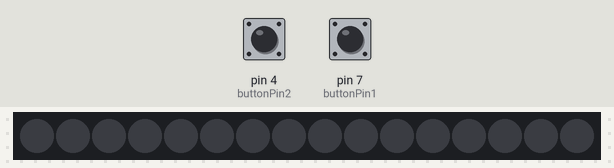
Bench run of a sketch on a simulated Arduino Uno, built with avr-gcc and run on an emulated ATmega328P. On the bench: 16 RGB LEDs in strip order, left to right. Inputs (shaded band) come from the test bench; at power-on: pin 4 (buttonPin2) LOW, pin 7 (buttonPin1) LOW. Dim RGB values are drawn brighter than linear.

Above: at 1.2 s.
1.3 s: pin 4 (buttonPin2) pulled HIGH for 0.15 s
At 2.6 s:
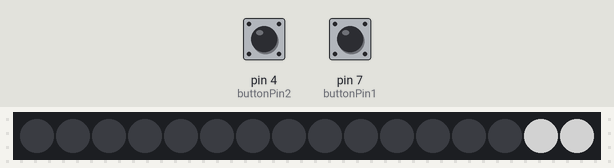
2.9 s: pin 7 (buttonPin1) pulled HIGH for 0.15 s
At 4.3 s:
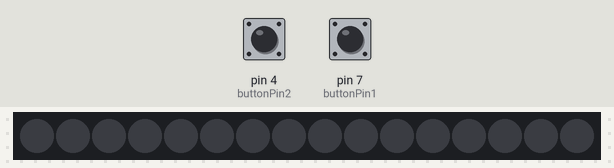
Timing chart, 0 to 5.9 s (numbered marks = the images above; inputs shaded):
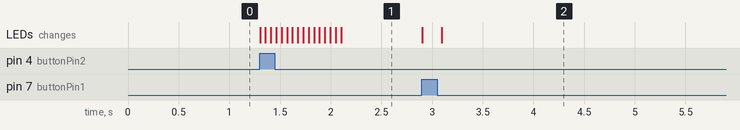

The sketch:

Prototipo_1.ino
```cpp
/*
    Basic Pin setup:
    ------------                                  ---u----
    ARDUINO   13|-> SCLK (pin 25)           OUT1 |1     28| OUT channel 0
              12|                           OUT2 |2     27|-> GND (VPRG)
              11|-> SIN (pin 26)            OUT3 |3     26|-> SIN (pin 11)
              10|-> BLANK (pin 23)          OUT4 |4     25|-> SCLK (pin 13)
               9|-> XLAT (pin 24)             .  |5     24|-> XLAT (pin 9)
               8|                             .  |6     23|-> BLANK (pin 10)
               7|                             .  |7     22|-> GND
               6|                             .  |8     21|-> VCC (+5V)
               5|                             .  |9     20|-> 2K Resistor -> GND
               4|                             .  |10    19|-> +5V (DCPRG)
               3|-> GSCLK (pin 18)            .  |11    18|-> GSCLK (pin 3)
               2|                             .  |12    17|-> SOUT
               1|                             .  |13    16|-> XERR
               0|                           OUT14|14    15| OUT channel 15
    ------------                                  --------

    -  Put the longer leg (anode) of the LEDs in the +5V and the shorter leg
         (cathode) in OUT(0-15).
    -  +5V from Arduino -> TLC pin 21 and 19     (VCC and DCPRG)
    -  GND from Arduino -> TLC pin 22 and 27     (GND and VPRG)
    -  digital 3        -> TLC pin 18            (GSCLK)
    -  digital 9        -> TLC pin 24            (XLAT)
    -  digital 10       -> TLC pin 23            (BLANK)
    -  digital 11       -> TLC pin 26            (SIN)
    -  digital 13       -> TLC pin 25            (SCLK)
    -  The 2K resistor between TLC pin 20 and GND will let ~20mA through each
       LED.  To be precise, it's I = 39.06 / R (in ohms).  This doesn't depend
       on the LED driving voltage.
    - (Optional): put a pull-up resistor (~10k) between +5V and BLANK so that
                  all the LEDs will turn off when the Arduino is reset.

    If you are daisy-chaining more than one TLC, connect the SOUT of the first
    TLC to the SIN of the next.  All the other pins should just be connected
    together:
        BLANK on Arduino -> BLANK of TLC1 -> BLANK of TLC2 -> ...
        XLAT on Arduino  -> XLAT of TLC1  -> XLAT of TLC2  -> ...
    The one exception is that each TLC needs it's own resistor between pin 20
    and GND.

    This library uses the PWM output ability of digital pins 3, 9, 10, and 11.
    Do not use analogWrite(...) on these pins.

    This sketch does the Knight Rider strobe across a line of LEDs.

    Alex Leone <acleone ~AT~ gmail.com>, 2009-02-03 */

#include "Tlc5940.h"
const int buttonPin1 = 7;     // the number of the pushbutton pin. Numeros en donde estan puestos en el arduino
const int buttonPin2 = 4;

// Botones
int buttonState1 = 0;
int buttonState2 = 0;

void setup()
{
     //Llama al tlc. Se puede configurar un PWM ( 0 - 4095)
  Tlc.init();
  // initialize the pushbutton pin as an input
  pinMode(buttonPin1, INPUT);
  pinMode(buttonPin2, INPUT);
  digitalWrite(buttonPin1, LOW);
  digitalWrite(buttonPin2, LOW);

}

/* This loop will create a Knight Rider-like effect if you have LEDs plugged
   into all the TLC outputs.  NUM_TLCS is defined in "tlc_config.h" in the
   library folder.  After editing tlc_config.h for your setup, delete the
   Tlc5940.o file to save the changes. */

void loop()
{
  buttonState1 = digitalRead(buttonPin1);
  int direction = 1;
  if (buttonState1 == HIGH){
    Serial.println("boton1");
    for (int channel = 0; channel < NUM_TLCS * 16; channel += direction) {

      /* Tlc.clear() sets all the grayscale values to zero, but does not send
         them to the TLCs.  To actually send the data, call Tlc.update() */
      Tlc.clear();

      /* Tlc.set(channel (0-15), value (0-4095)) sets the grayscale value for
         one channel (15 is OUT15 on the first TLC, if multiple TLCs are daisy-
         chained, then channel = 16 would be OUT0 of the second TLC, etc.).

         value goes from off (0) to always on (4095).

         Like Tlc.clear(), this function only sets up the data, Tlc.update()
         will send the data. */
      if (channel == 0) {
        direction = -1;
      } else {
        Tlc.set(channel - 1, 2000);
      }
      Tlc.set(channel, 2000);
     /* if (channel != NUM_TLCS * 16 - 1) {
        Tlc.set(channel + 1, 1000);
      } else {
        direction = -1;
      }*/

      /* Tlc.update() sends the data to the TLCs.  This is when the LEDs will
         actually change. */
      Tlc.update();

      delay(190);
    }
  }

  buttonState2 = digitalRead(buttonPin2);
  if (buttonState2 == HIGH){
    Serial.println("boton2");
    for (int channel = 0; channel < NUM_TLCS * 16; channel += direction) {

      /* Tlc.clear() sets all the grayscale values to zero, but does not send
         them to the TLCs.  To actually send the data, call Tlc.update() */
      Tlc.clear();

      /* Tlc.set(channel (0-15), value (0-4095)) sets the grayscale value for
         one channel (15 is OUT15 on the first TLC, if multiple TLCs are daisy-
         chained, then channel = 16 would be OUT0 of the second TLC, etc.).

         value goes from off (0) to always on (4095).

         Like Tlc.clear(), this function only sets up the data, Tlc.update()
         will send the data. */
      if (channel == 0) {
        direction = 1;
      } else {
        Tlc.set(channel - 1, 2000);
      }
      Tlc.set(channel, 2000);
     /* if (channel != NUM_TLCS * 16 - 1) {
        Tlc.set(channel + 1, 1000);
      } else {
        direction = -1;
      }*/

      /* Tlc.update() sends the data to the TLCs.  This is when the LEDs will
         actually change. */
      Tlc.update();

      delay(50);
  }
  }
  else {
    Serial.println("no hay nada");
    Tlc.clear();
  }
  //delay(1000);
}
```

Measured:
- after the input at 1.3 s, the LEDs: first change at once (image 1 shows a later state)
- after the input at 2.9 s, the LEDs: first change at once (image 2 shows a later state)
